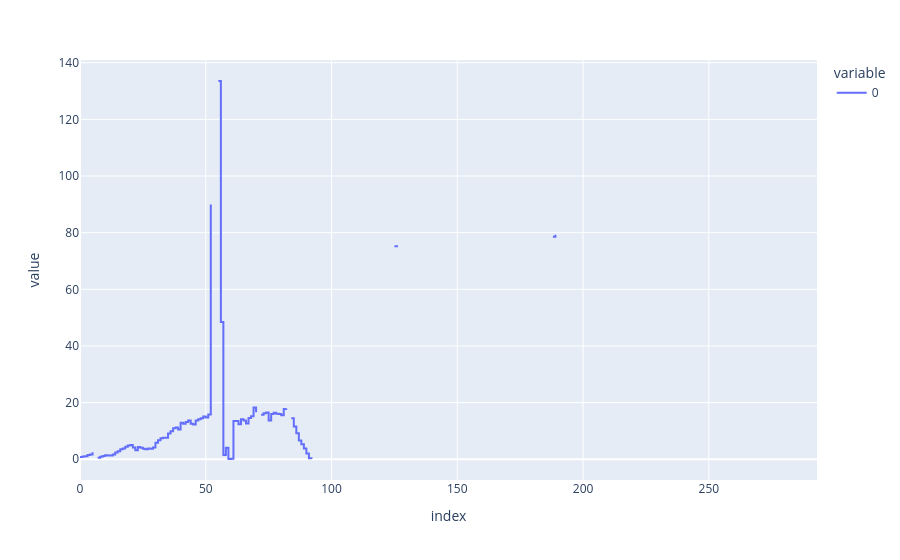

Notebook cell for this chart:
### Code cell
px.line(
    triple["Gap in Front"]
    .where(lambda s: ~s.str.contains(" "))
    .pipe(parse_laptime_seconds)
    .dt.total_seconds(),
    line_shape="hv",
)

### Figure 1 — Plotly figure (JSON) as saved in the notebook; plotly's stock layout.template omitted (floating-point values rounded to 4 significant figures; data arrays with more than 128 entries replaced by an {"elided": "..."} marker saying what was removed)
{"data": [{"hovertemplate": "variable=0<br>index=%{x}<br>value=%{y}<extra></extra>", "legendgroup": "0", "line": {"color": "#636efa", "dash": "solid", "shape": "hv"}, "marker": {"symbol": "circle"}, "mode": "lines", "name": "0", "orientation": "v", "showlegend": true, "type": "scatter", "x": {"elided": "294 int values"}, "xaxis": "x", "y": {"elided": "294 float values"}, "yaxis": "y"}], "layout": {"legend": {"title": {"text": "variable"}, "tracegroupgap": 0}, "margin": {"t": 60}, "xaxis": {"anchor": "y", "domain": [0, 1], "title": {"text": "index"}}, "yaxis": {"anchor": "x", "domain": [0, 1], "title": {"text": "value"}}}}
